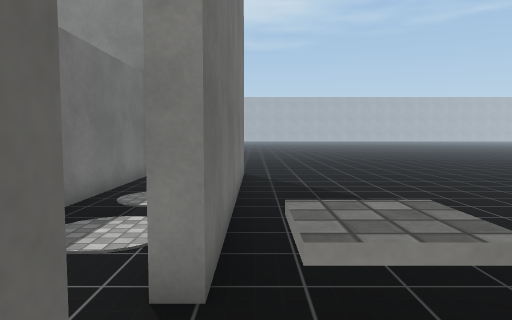
[1] (above)

19 first-person views from a walk through a scene from a Unity 3-D project. The camera is 1.5 m above the floor, tilts 4° down and sees 70° across. The floor is counted in squares, 1 m on a side. Each view is taken from the middle of a square. On the plan, view 1 faces up. The plan holds only what a view shows up to about 16 squares ahead; the rest is blank. The place goes on beyond the plan. Surface patterns are stand-ins for the level's own textures.

[2]
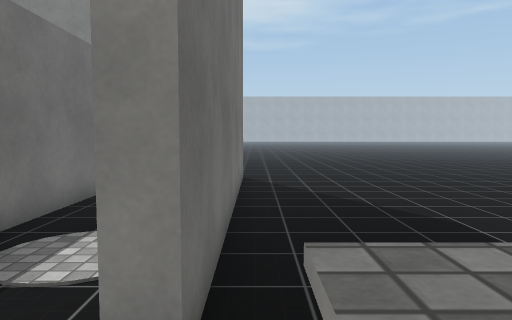

[3]
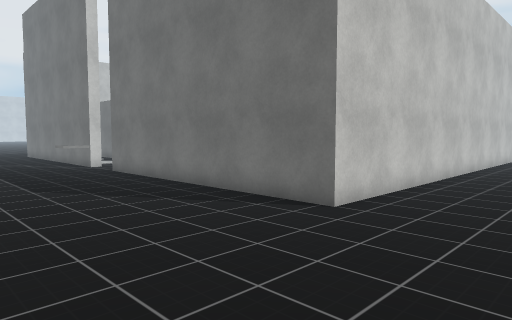

[4]
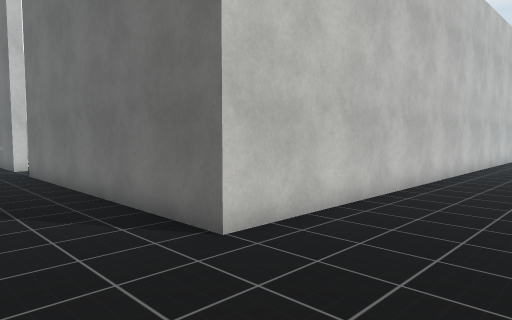

[5]
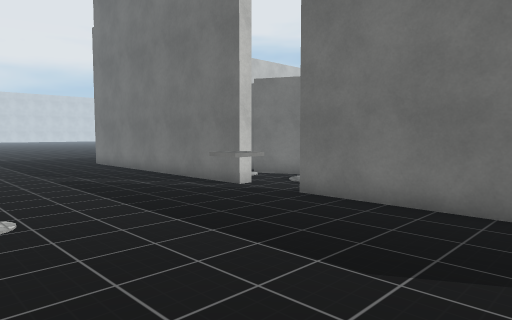

[6]
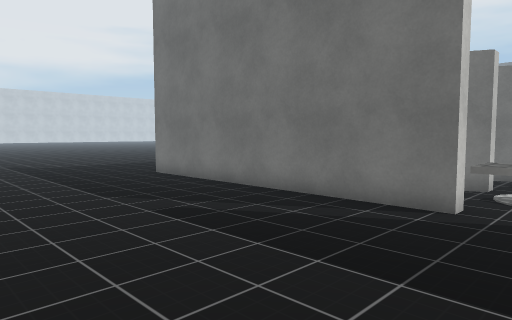

[7]
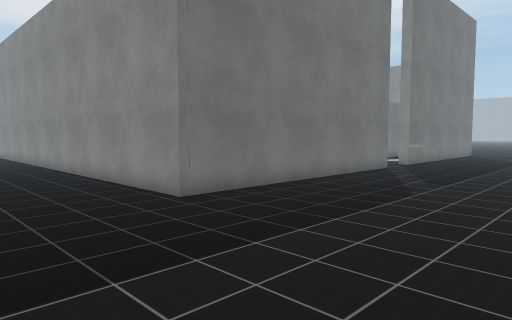

[8]
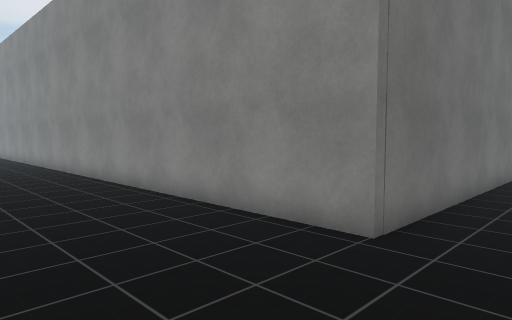

[9]
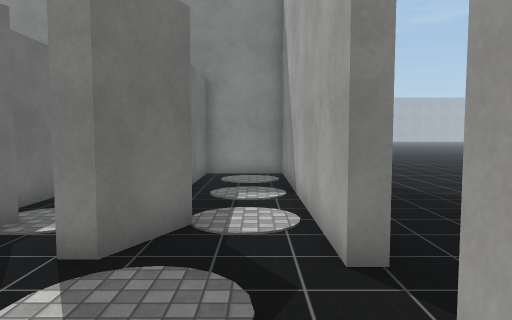

[10]
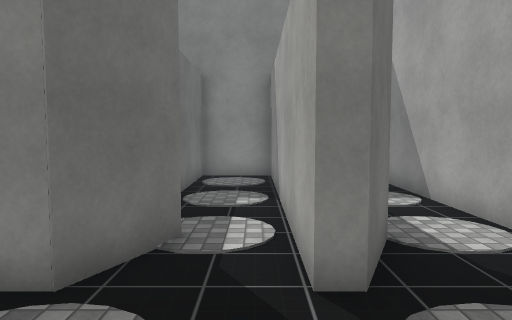

[11]
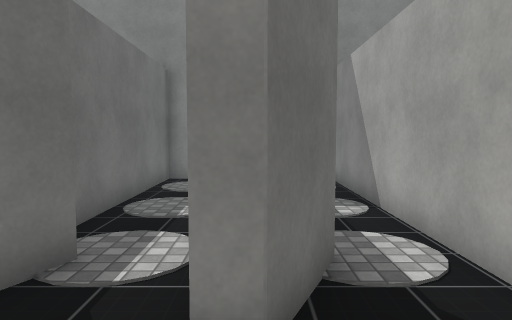

[12]
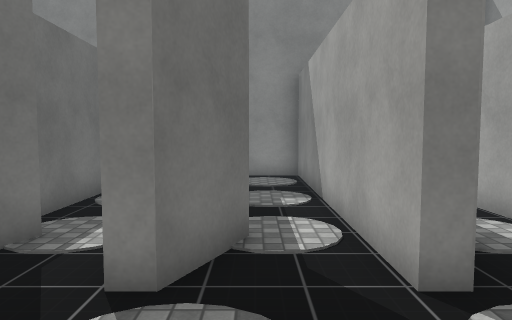

[13]
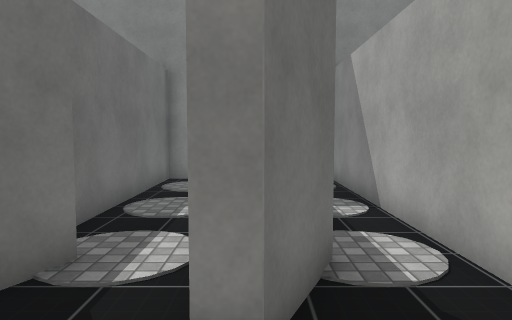

[14]
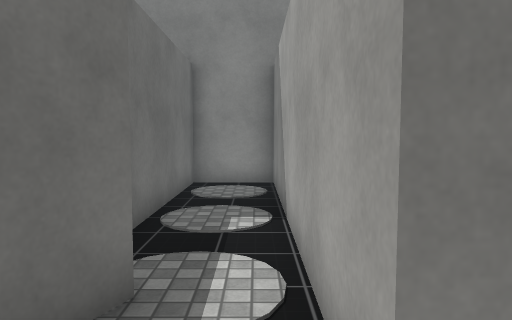

[15]
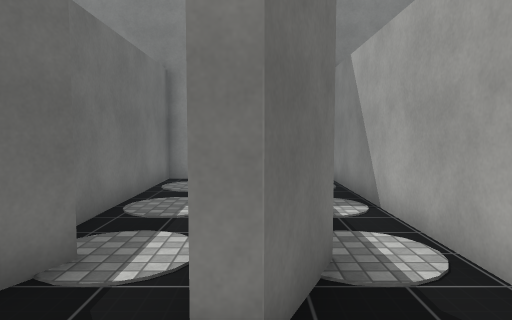

[16]
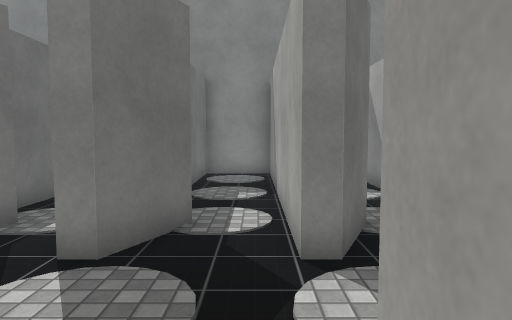

[17]
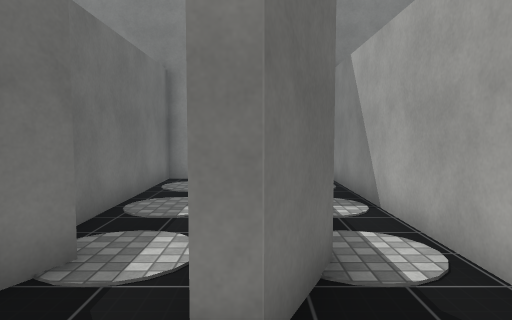

[18]
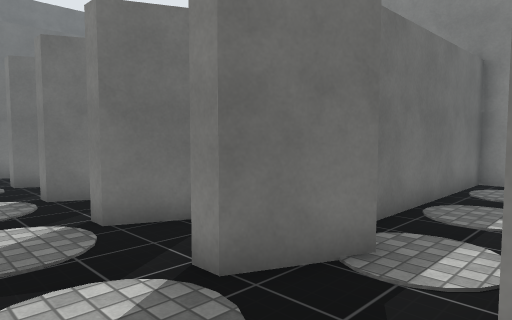

[19]
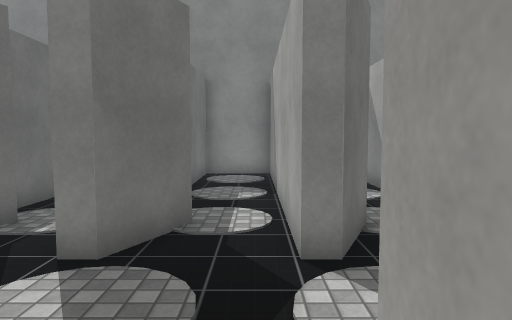

### Floor plan
Points are (right, up) in squares from view 1. A wall is a line through its corners. A room is listed if a view was taken in it or the views show most of it. See-through windows are left out.
Room 1 (views 1, 2, 3, 4, 5, 6, 7, 8, 9, 10, 11, 12, 13, 14, 15, 16, 17, 18, 19)
walls: (-13.4, -0.2) (-13.4, 0.6); (-19.4, -0.2) (-19.4, 0.6); (-15.1, 5.2) (-15.9, 3.4) (-16.5, 3.4); (-18.1, 5.3) (-18.9, 3.4) (-19.4, 3.4) (-19.4, 13.3) (-21.9, 13.3) (-21.9, 10); (-12.1, 5.2) (-12.9, 3.4) (-13.4, 3.4) (-13.4, 13.3) (-15.9, 13.3) (-15.9, 6.9); (-21.1, 5.3) (-21.9, 3.4) (-22.5, 3.4); (-16.4, 9.2) (-16.4, 10.6); (-9, 5.3) (-9.9, 3.4) (-10.4, 3.4) (-10.4, 13.3) (-12.9, 13.3) (-12.9, 6.6); (-7, 0.7) (-6.7, 0.1); (-24.1, 5.3) (-24.9, 3.4) (-25.5, 3.4); (-6, 5.3) (-6.9, 3.4) (-7.4, 3.4) (-7.4, 13.3) (-9.9, 13.3) (-9.9, 6.9); (-24.9, 8) (-24.9, 6.4); (-4.5, 0.6) (-3.9, 0.6) (-3.1, -1.3); (-27.6, 4.1) (-27.9, 3.4) (-28.5, 3.4); (-18.2, 13.3) (-18.9, 13.3) (-18.9, 6.4); (-15.6, 13.9) (-0.5, 13.9) (-0.5, 3.1) (-0.9, 3.1) (-0.9, 13.3) (-3.9, 13.3) (-3.9, 6.5); (-3.1, 5.3) (-3.9, 3.4) (-4.4, 3.4) (-4.4, 13.3) (-6.9, 13.3) (-6.9, 6.5); (-30.7, 4) (-30.9, 3.5); (-0.9, 0.4) (-0.9, 0.9) (-0.5, 0.9) (-0.5, -10.1) (-15.9, -10.1)

Positions as (right, up) in squares from view 1, and headings:
1: (0, 0), facing up
2: (0, 1), facing up
3: (6, 18), facing down-left
4: (3, 18), facing down-left
5: (7, 9), facing down-left
6: (7, 3), facing down-left
7: (7, -15), facing up-left
8: (2, -15), facing up-left
9: (-2, -1), facing up
10: (-5, 0), facing up
11: (-7, 1), facing up
12: (-9, 0), facing up
13: (-10, 1), facing up
14: (-11, 2), facing up
15: (-13, 1), facing up
16: (-14, -1), facing up
17: (-16, 1), facing up
18: (-16, 1), facing up-left
19: (-20, -1), facing up
